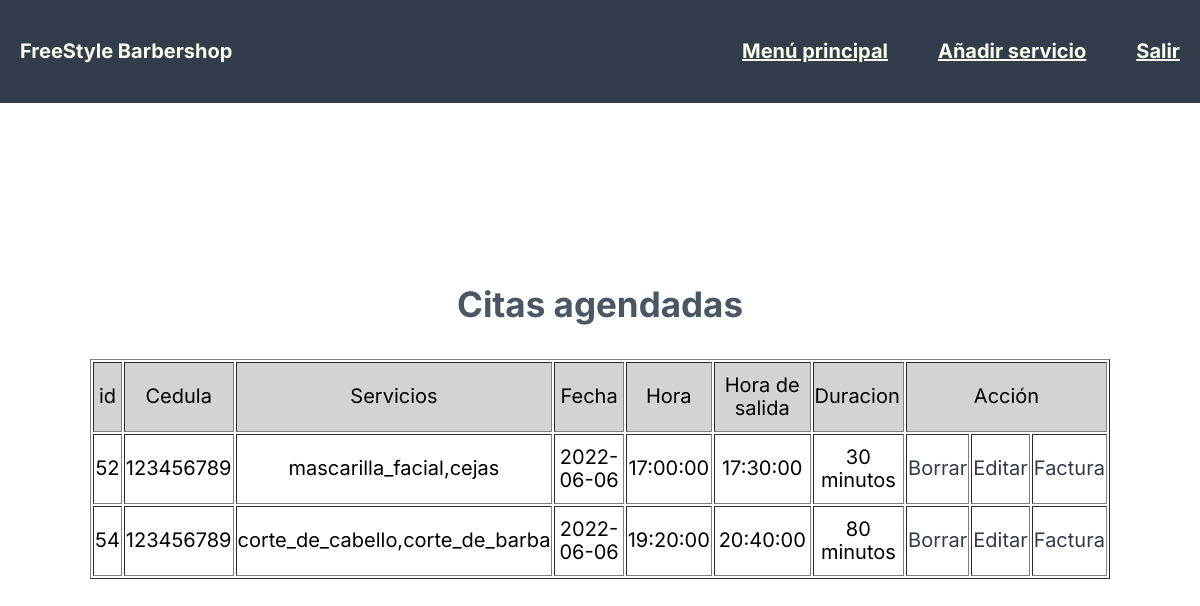
/CRUD/Listar_Citas.php (signed in), run on an earlier commit of the app's database.
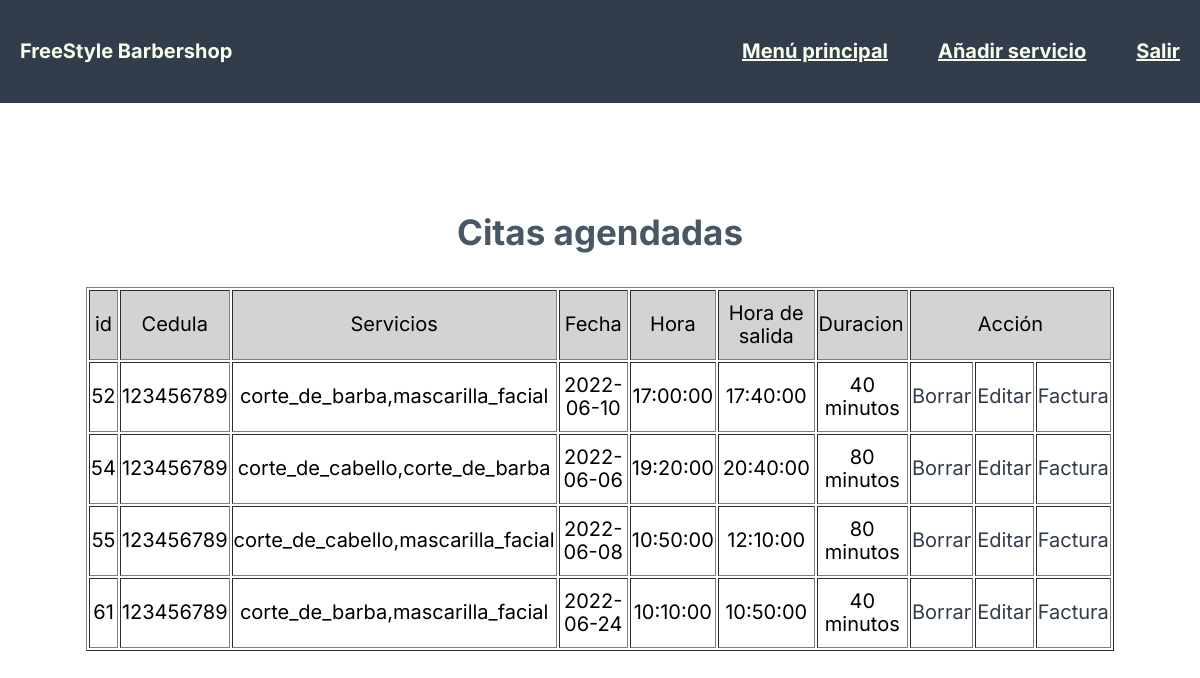
And on a later commit of the database.
### tables this page shows
CREATE TABLE IF NOT EXISTS `cita` (
  `ID` int(11) NOT NULL AUTO_INCREMENT,
  `Client` varchar(11) DEFAULT NULL,
  `Services` varchar(75) DEFAULT NULL,
  `Date` varchar(30) DEFAULT NULL,
  `Hour` time DEFAULT NULL,
  `Finish_Hour` time DEFAULT NULL,
  `Duration` int(11) NOT NULL,
  `Price` int(11) NOT NULL,
  PRIMARY KEY (`ID`)
);

### CRUD/Listar_Citas.php (the view, shortened to what this page needs)
<!DOCTYPE html>
<html lang="en">
<head>
    <link rel="stylesheet" href="../css/styles.css">
</head>
<body>
<?php
$cedula = $_SESSION["Cedula"];
include '../Sql/db.php';
$conn = new mysqli($servername, $username, $password, $dbname);
$sql = "SELECT administrador FROM client WHERE Cedula='" . $cedula . "'";
$result = $conn->query($sql);
$row = $result->fetch_assoc();
if ($row["administrador"] != 1) {
    $sql = "SELECT * from cita WHERE Client='" . $cedula . "'";
    $result = $conn->query($sql);
    echo "<div class=\"nav-bg\">";
    echo "<nav class=\"nav-principal\">";
    echo "<p class=\"nav-title\">FreeStyle Barbershop</p>";
    echo "<div class=\"nav-links\">";
    echo "<a href=\"../menu.php\">Menú principal</a>";
    echo "<a href=\"agendar_cita.php\">Agendar Cita</a>";
    echo "<a href=\"../index.php\">Salir</a>";
    echo "</div>";
    echo "</nav>";
    echo "</div>";
    echo "<div class=\"menu-main\">";
    echo "<p class=\"menu-main-title\">Citas agendadas</p>";
} else {
    $sql = "SELECT * from cita";
    $result = $conn->query($sql);
    echo "<div class=\"nav-bg\">";
    echo "<nav class=\"nav-principal\">";
    echo "<p class=\"nav-title\">FreeStyle Barbershop</p>";
    echo "<div class=\"nav-links\">";
    echo "<a href=\"../CRUD_Admin/MenuAdmin.php\">Menú principal</a>";
    echo "<a href=\"../CRUD_Admin/RegistroServicios.php\">Añadir servicio</a>";
    echo "<a href=\"../index.php\">Salir</a>";
    echo "</div>";
    echo "</nav>";
    echo "</div>";
    echo "<div class=\"menu-main\">";
    echo "<p class=\"menu-main-title\">Citas agendadas</p>";
}
if ($result->num_rows > 0) {
    echo "<div align=\"center\">\n";
    echo "<table class=\"citas-table\" border=1>\n";
    echo "<tr BGCOLOR=\"#D3D3D3\">\n";
    echo "<td align=\"center\">id</td>\n";
    echo "<td align=\"center\">Cedula</td>\n";
    echo "<td align=\"center\">Servicios</td>\n";
    echo "<td align=\"center\">Fecha</td>\n";
    echo "<td align=\"center\">Hora</td>\n";
    echo "<td align=\"center\">Hora de salida</td>\n";
    echo "<td>Duracion</td>\n";
    echo "<td colspan=\"3\" align=\"center\">Acción</td>\n";
    echo "</tr>";
    while ($row = $result->fetch_assoc()) {
        echo "<td align=\"center\">" . $row["ID"] . "</td>";
        echo "<td align=\"center\">" . $row["Client"] . "</td>";
        echo "<td align=\"center\">" . $row["Services"] . "</td>";
        echo "<td align=\"center\">" . $row["Date"] . "</td>";
        echo "<td align=\"center\">" . $row["Hour"] . "</td>";
        echo "<td align=\"center\">" . $row["Finish_Hour"] . "</td>";
        echo "<td align=\"center\">" . $row["Duration"] . " minutos" . "</td>";
        echo "<td><a href=\"Delete.php?id=" . $row["ID"] . "\">Borrar </td>";
        echo  "<td> <a href=\"Update.php?id=" . $row["ID"] . "\">Editar </td>\n";
        echo  "<td> <a href=\"Factura.php?id=" . $row["ID"] . "\">Factura </td>\n";
    }
    echo "</table>\n";
    echo "<br>";
}
echo "</div>";
?>
</body>
</html>

### css/styles.css (style rules this page uses)
:root { --primario: #333C4A; --secundario: #495664; --amarillo-claro: #f6f7d3; --blanco: #F8FCEB; --inter: 'Inter', sans-serif; }
*, *:before, *:after { box-sizing: inherit; }
html { box-sizing: border-box; font-size: 62.5%; }
body { font-size: 16px; font-family: var(--inter); }
.nav-bg { background-color: var(--primario); }
.nav-principal { display: flex; align-items: center; justify-content: space-between; font-size: 2rem; font-weight: bold; padding: 2rem; color: var(--blanco); }
.nav-title, .nav-links { display: inline; }
.nav-links a { color: var(--blanco); margin-left: 5rem; }
.menu-main { display: flex; flex-direction: column; justify-content: center; align-items: center; min-height: 80vh; }
.menu-servicestable tr, .menu-servicestable-admin tr, .citas-table tr { height: 7rem; }
.menu-servicestable-admin a, .citas-table a { color: var(--primario); text-decoration: none; }
.menu-main-title { color: var(--secundario); font-size: 3.5rem; font-weight: 700; }
.citas-table { font-size: 2rem; max-width: 90%; }

What changed in the data, as far as the page shows it:
changed cita id 52: Services "mascarilla_facial,cejas" → "corte_de_barba,mascarilla_facial"; Date "2022-06-06" → "2022-06-10"; Finish_Hour "17:30:00" → "17:40:00"; Duration "30" → "40"
added cita: ID "55", Client "123456789", Services "corte_de_cabello,mascarilla_facial", Date "2022-06-08", Hour "10:50:00", Finish_Hour "12:10:00", Duration "80"
added cita: ID "61", Client "123456789", Services "corte_de_barba,mascarilla_facial", Date "2022-06-24", Hour "10:10:00", Finish_Hour "10:50:00", Duration "40"
